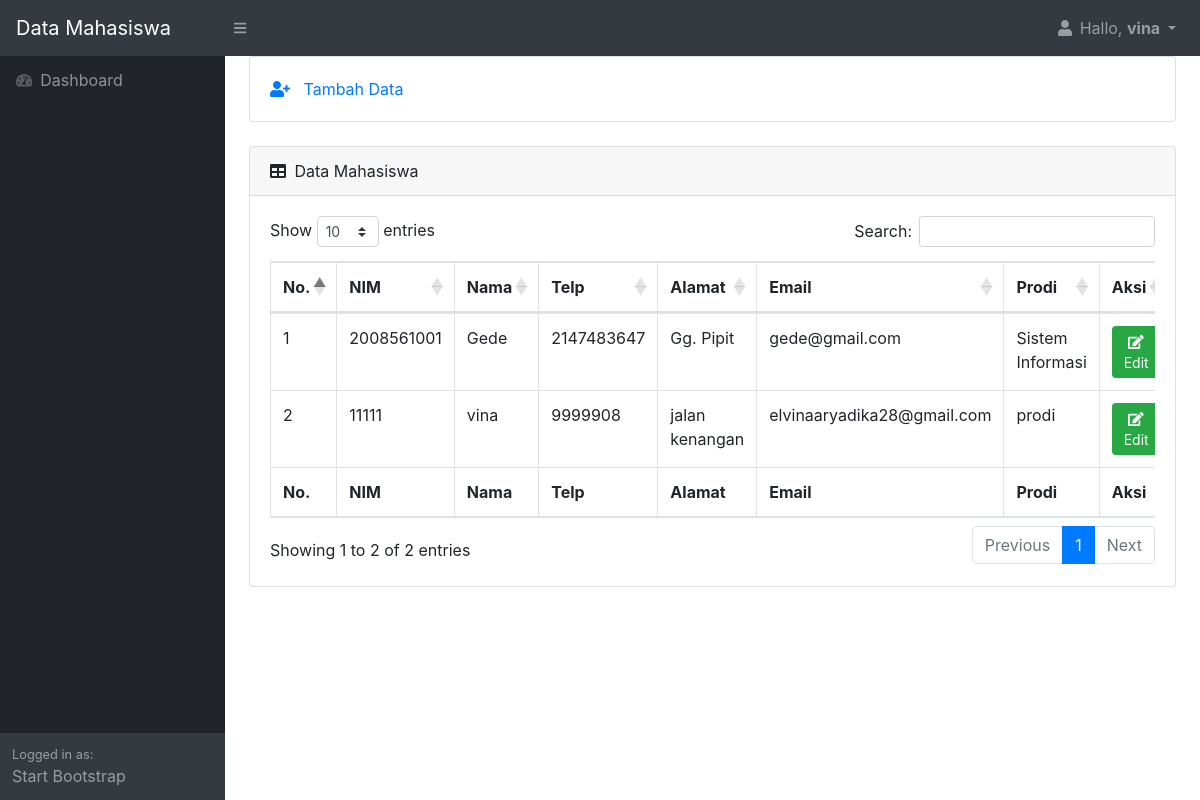
Page /index_pegawai.php (signed in) on the committed database.
### tables this page shows
CREATE TABLE `mahasiswa` (
  `nim` int(11) NOT NULL,
  `nama` varchar(50) DEFAULT NULL,
  `telp` int(12) DEFAULT NULL,
  `alamat` varchar(100) DEFAULT NULL,
  `email` varchar(50) NOT NULL,
  `prodi` varchar(50) NOT NULL
);

### index_pegawai.php (the view, shortened to what this page needs)
<?php
include_once("koneksi.php");
$result = mysqli_query($mysqli, "SELECT * FROM mahasiswa ORDER BY nim DESC");
?>
<!DOCTYPE html>
<html lang="en">
    <head>
        <link href="css/styles.css" rel="stylesheet" />
        <link href="https://cdn.datatables.net/1.10.20/css/dataTables.bootstrap4.min.css" rel="stylesheet" />
    </head>
    <body class="sb-nav-fixed">
        <nav class="sb-topnav navbar navbar-expand navbar-dark bg-dark">
            <a class="navbar-brand" href="index.html">Data Mahasiswa</a>
            <button class="btn btn-link btn-sm order-1 order-lg-0" id="sidebarToggle" href="#"><i class="fas fa-bars"></i></button>
            <ul class="navbar-nav ml-auto ml-md-0">
                <li class="nav-item dropdown">
                    <a class="nav-link dropdown-toggle" id="userDropdown" href="#" role="button" data-toggle="dropdown" aria-haspopup="true" aria-expanded="false"><i class="fas fa-user fa-fw"></i> Hallo,
                    	<b> <?php echo $_SESSION['nama'] ?> </b>
                    </a>
                </li>
            </ul>
        </nav>
        <div id="layoutSidenav">
            <div id="layoutSidenav_nav">
                <nav class="sb-sidenav accordion sb-sidenav-dark" id="sidenavAccordion">
                    <div class="sb-sidenav-menu">
                        <div class="nav">
                            <a class="nav-link" href="index.php">
                                <div class="sb-nav-link-icon"><i class="fas fa-tachometer-alt"></i></div>
                                Dashboard
                            </a>
                        </div>
                    </div>
                    <div class="sb-sidenav-footer">
                        <div class="small">Logged in as:</div>
                        Start Bootstrap
                    </div>
                </nav>
            </div>
            <div id="layoutSidenav_content">
                <main>
                    <div class="container-fluid">
                        <div class="card mb-4">
                            <div class="card-body">
                                <a href="tambah.php"> <i class="fas fa-user-plus"></i> &nbsp; Tambah Data </a>
                            </div>
                        </div>
                        <div class="card mb-4">
                            <div class="card-header">
                                <i class="fas fa-table mr-1"></i>
                                Data Mahasiswa
                            </div>
                            <div class="card-body">
                                <div class="table-responsive">
                                    <table class="table table-bordered" id="dataTable" width="100%" cellspacing="0">
                                        <thead>
                                            <tr>
                                            	<th>No.</th>
                                                <th>NIM</th>
                                                <th>Nama</th>
                                                <th>Telp</th>
                                                <th>Alamat</th>
                                                <th>Email</th>
                                                <th>Prodi</th>
                                                <th>Aksi</th>
                                            </tr>
                                        </thead>
                                        <tfoot>
                                            <tr>
                                            	<th>No.</th>
                                                <th>NIM</th>
                                                <th>Nama</th>
                                                <th>Telp</th>
                                                <th>Alamat</th>
                                                <th>Email</th>
                                                <th>Prodi</th>
                                                <th>Aksi</th>
                                            </tr>
                                        </tfoot>
                                        <tbody>
                                            <?php
                                            	$no = 1;
											    while($user_data = mysqli_fetch_array($result)) {
											        echo "<tr>";
											        echo "<td>".$no."</td>";
											        echo "<td>".$user_data['nim']."</td>";
											        echo "<td>".$user_data['nama']."</td>";
											        echo "<td>".$user_data['telp']."</td>";
											        echo "<td>".$user_data['alamat']."</td>";
											        echo "<td>".$user_data['email']."</td>";
											        echo "<td>".$user_data['prodi']."</td>";
											        echo "<td>
											        		<a href='edit.php?nim=$user_data[nim]'>
																<button class='btn btn-success btn-sm'> <i class='fa fa-edit'></i> Edit </button>
															</a>
											        	  </td>
											        	  </tr>";
											    $no++;
											    }
											?>
                                        </tbody>
                                    </table>
                                </div>
                            </div>
                        </div>
                    </div>
                </main>
            </div>
        </div>
    </body>
</html>

### rows in the picture
mahasiswa: nim "2008561001", nama "Gede", telp "2147483647", alamat "Gg. Pipit", email "gede@gmail.com", prodi "Sistem Informasi"
mahasiswa: nim "11111", nama "vina", telp "9999908", alamat "jalan kenangan", email "elvinaaryadika28@gmail.com", prodi "prodi"

### other values in the picture
$_SESSION['nama'] "vina"
